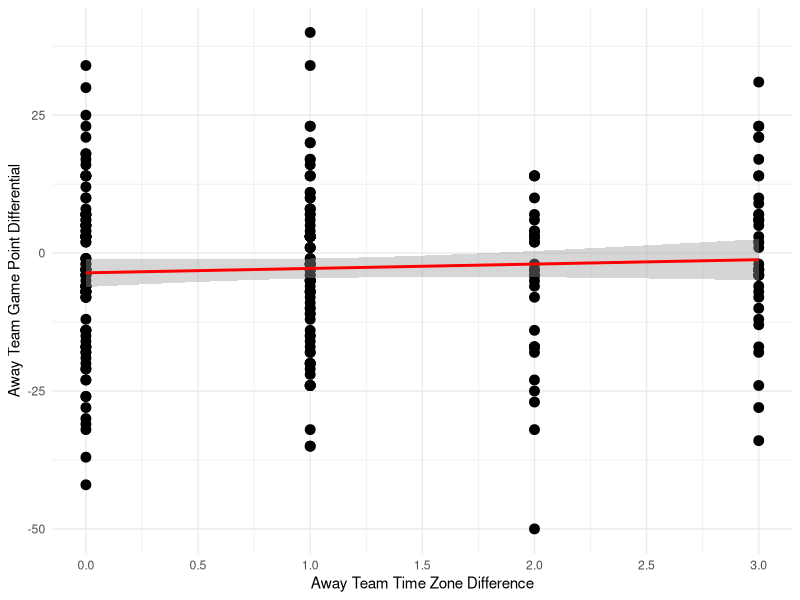

Source code (R):
## ---- chunk 1
library(dplyr)
library(ggplot2)
library(scales)
scores <- read.csv("data/2023NFLSCORES.csv")
scores <- scores %>%
  rename(
    Home_Team = X.1,
    Away_Team = X.2,
    Home_Score = X.4,
    Away_Score = X.3
  )
colnames(scores)
team_tz <- data.frame(
  team = c("SEA", "SF", "LAR", "LAC", "LAV", "DEN", "ARI", "MIN","KC", "DAL", "HOU", "NO", "TEN", "CHI", "GB", "IND", "DL", "CLE", "ATL", "CAR","JAX", "TB", "MIA", "PIT", "BUF", "BAL", "PHI", "NYJ", "NYG", "NE", "CIN", "WAS" 
  ),
  timezone = c("PST", "PST", "PST", "PST","PST", "MT", "MT", "CT", "CT", "CT", "CT", "CT", "CT", "CT", "CT", "ET", "ET", "ET", "ET", "ET", "ET", "ET", "ET", "ET", "ET", "ET", "ET", "ET", "ET", "ET", "ET", "ET" 
               )
)

tz_map <- c(PST = -3, MT = -2, CT = -1, ET = 0)


games <- scores %>%
  left_join(team_tz, by = c('Home_Team' = 'team')) %>%
  rename(home_tz = timezone) %>%
  left_join(team_tz, by = c('Away_Team' = 'team'))%>%
  rename(away_tz = timezone)

games <- games %>%
  mutate(
    Home_Score = as.numeric(Home_Score),
    Away_Score = as.numeric(Away_Score),
    home_offset = tz_map[home_tz],
    away_offset = tz_map[away_tz],
    tz_diff = abs(home_offset - away_offset),
    point_diff = Away_Score - Home_Score,
  )

ggplot(games, aes(x = tz_diff, y = point_diff)) + geom_point(size = 3) + geom_smooth(method = "lm", se = TRUE, color = 'red') + theme_minimal() +
  scale_x_continuous(breaks = pretty_breaks()) + labs(
    x = 'Away Team Time Zone Difference',
    y = 'Away Team Game Point Differential'
  )
## ---- chunk 2

m <- lm(point_diff ~ tz_diff, data = games)
coef(m)["tz_diff"]
confint(m, "tz_diff", level = 0.95)
coef(m)["(Intercept)"]
confint(m, "(Intercept)", level = 0.95)
